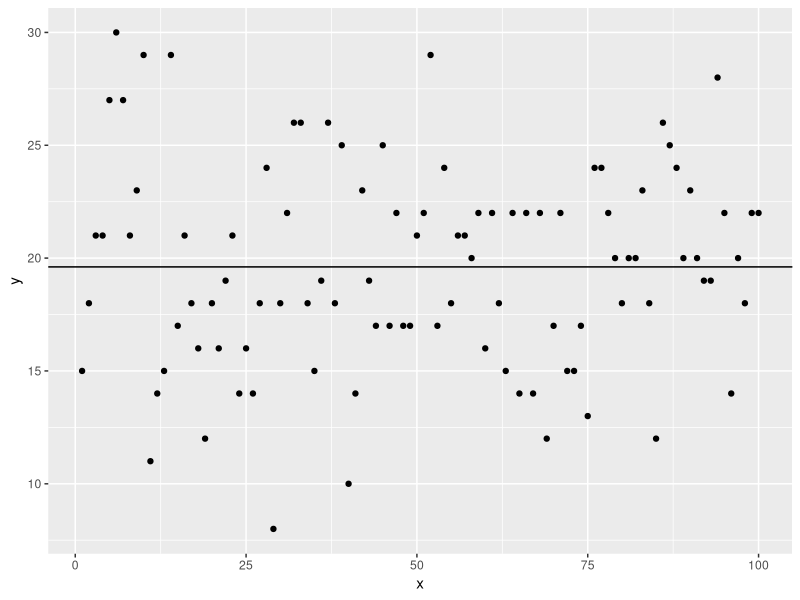
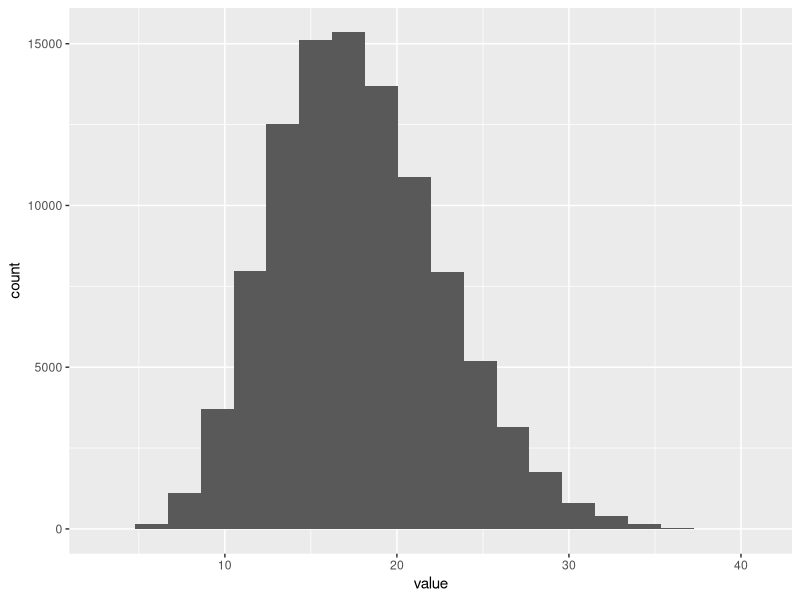

Generate these figures, in order, with R: (Note: this script raises an error after producing the figures.)
## ---- chunk 1

set.seed(101)
sample(1:10, 3, replace=FALSE, prob=NULL)

sample.int(10, size=3, replace=FALSE, prob=NULL)


sample(10:14, 10, replace=TRUE, prob=NULL)


#sample(x:10, 3, replace = FALSE, prob = NULL)
#sample.int(10, size = 3, replace = FALSE, prob = NULL,
           #useHash = (!replace && is.null(prob) && size <= 2="" n="" &&=""> 1e7))

## ---- chunk 2

set.seed(110)
sample(1:10, 5, replace=FALSE, prob=NULL)


set.seed(110)
sample(1:10, 5, replace=FALSE, prob=NULL)




## ---- chunk 3

set.seed(101)
prop <- rep(NA, 1000)

for ( ii in 1:1000 ) {
  x <- sample(1:100, 100, replace=TRUE, prob=NULL)
  prop[ii] =length(unique(x))
}

mean(x)

## ---- chunk 4
set.seed(46)
library(ggplot2)

x <- 1:100
y <- rpois(100, lambda=20)

df_new_p <- data.frame("Row number" = x, "Data" =y)
df_new_p

yint <- mean(y)

ggplot(data=df_new_p, aes(x,y)) + geom_point() + geom_hline(yintercept = yint)
## ---- chunk 5
num.sim  = 100000  # number of simulations (ad hoc selection)
fraction = 0.5     # fraction of observations in the training set (also ad hoc selection)

set.seed(101)
data = rpois(100,lambda=20)
test.mse = rep(NA,num.sim)             # set aside array to hold the test-set MSEs
for ( ii in 1:num.sim ) {
  s = sample(100,round(fraction*100))  # assumes n = 100 observed data
  lambda.hat = mean(data[s])           # MLE for the Poisson lambda for the training data
  test.mse[ii] = mean((data[-s]-lambda.hat)^2)  # the mean of the squared error, test data
}


## ---- chunk 6
num.sim  = 100000  # number of simulations (ad hoc selection)
fraction = 0.25     # fraction of observations in the training set (also ad hoc selection)

set.seed(101)
data = rpois(100,lambda=20)
test.mse = rep(NA,num.sim)             # set aside array to hold the test-set MSEs
for ( ii in 1:num.sim ) {
  s = sample(100,round(fraction*100))  # assumes n = 100 observed data
  lambda.hat = mean(data[-s])           # MLE for the Poisson lambda for the training data
  test.mse[ii] = mean((data[s]-lambda.hat)^2)  # the mean of the squared error, test data
}

data_f=data.frame(value=test.mse)
suppressMessages(library(ggplot2))
ggplot(data_f, aes(x=value)) + geom_histogram(bins = 20)


## ---- chunk 7

19.894-15.946

## ---- chunk 8
set.seed(101)
data = rpois(100,lambda=20)

n = length(data)
k = 5
set.seed(102)
fold = sample(k,n,replace=TRUE)
print(fold[1:20])
## ---- chunk 9
num.sim  = 100000 
set.seed(101) 
data = rpois(100,lambda=20)
n = length(data) 
k = 5

set.seed(103)
pred.test = rep(NA,100)           
for ( ii in 1:5) {
  fold = sample(k,n,replace=TRUE)
  test = data[fold==ii]
  train = data[fold!=ii]
  model = mean(train)
  pred.test[fold==ii] 
  pred.test[ii] = mean((data[fold]- model)^2)  
}




test.mse =rep(NA, num.sim)
for (jj in 1: num.sim) {
fold =sample(k,n, replace=TRUE)
lambda.hat =rep(NA, n)
for (ii in a:k) {
  test = which(fold==ii)
  lambda.hat[test] =mean(data[-test])
  
  
}
  
 test.mse[jj]  = mean
  
}




